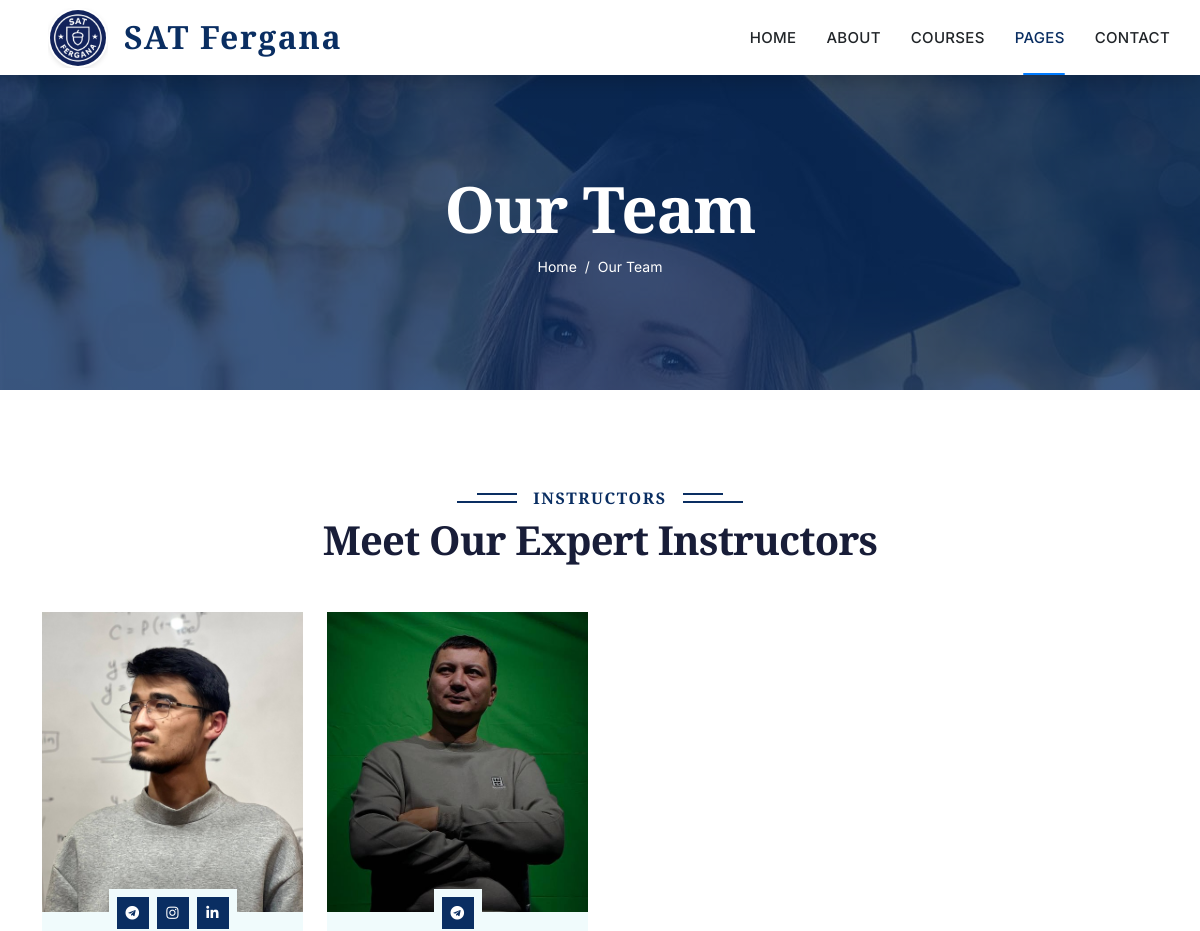
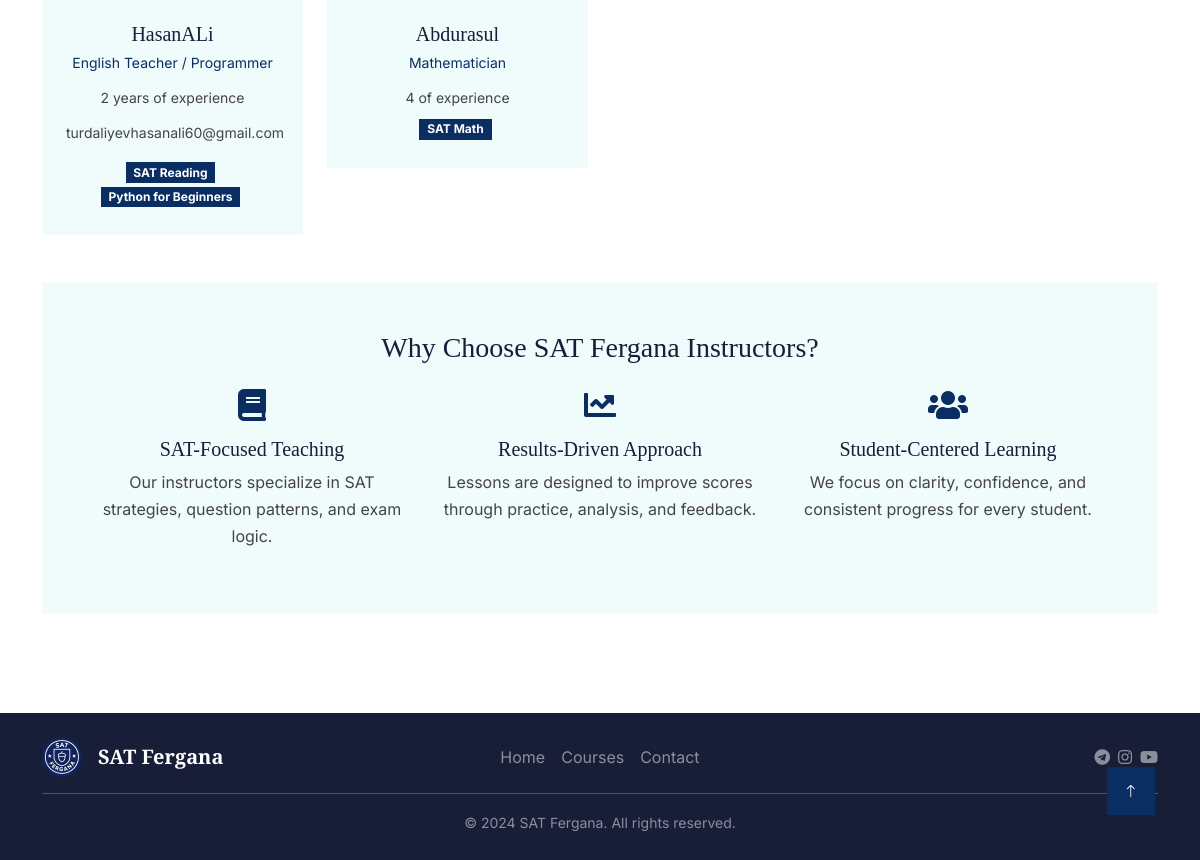
Page /team/ on the committed database (2 pictures, top to bottom).
### elearning_app/models.py (models this page shows, shortened)
class Instructor(models.Model):
    name = models.CharField(max_length=100)
    designation = models.CharField(max_length=100)
    experience = models.CharField(max_length=100, blank=True)
    bio = models.TextField(blank=True)
    profile_picture = models.ImageField(upload_to='instructors/', blank=True, null=True)
    email = models.EmailField(blank=True)
    phone = models.CharField(max_length=20, blank=True)
    telegram = models.URLField(blank=True)
    twitter = models.URLField(blank=True)
    instagram = models.URLField(blank=True)
    linkedin = models.URLField(blank=True)
    is_featured = models.BooleanField(default=False)
    display_order = models.IntegerField(default=0, help_text="Lower numbers appear first")
    created_at = models.DateTimeField(auto_now_add=True)
    class Meta:
        ordering = ['display_order', 'name']

class Course(models.Model):
    LEVEL_CHOICES = [
        ('beginner', 'Beginner'),
        ('intermediate', 'Intermediate'),
        ('advanced', 'Advanced'),
        ('all', 'All Levels'),
    ]
    STATUS_CHOICES = [
        ('draft', 'Draft'),
        ('published', 'Published'),
        ('archived', 'Archived'),
    ]
    title = models.CharField(max_length=200)
    slug = models.SlugField(unique=True, blank=True)
    short_description = models.CharField(max_length=300)
    full_description = models.TextField()
    category = models.ForeignKey(Category, on_delete=models.SET_NULL, null=True, related_name='courses')
    instructor = models.ForeignKey(Instructor, on_delete=models.SET_NULL, null=True, related_name='courses')
    price = models.DecimalField(max_digits=10, decimal_places=2)
    discount_price = models.DecimalField(max_digits=10, decimal_places=2, blank=True, null=True)
    level = models.CharField(max_length=20, choices=LEVEL_CHOICES, default='beginner')
    duration_hours = models.DecimalField(max_digits=5, decimal_places=1, help_text="Course duration in hours")
    max_students = models.IntegerField(default=30)
    enrolled_students = models.IntegerField(default=0)
    thumbnail = models.ImageField(upload_to='courses/thumbnails/')
    featured_image = models.ImageField(upload_to='courses/featured/', blank=True, null=True)
    rating = models.DecimalField(max_digits=3, decimal_places=2, default=0.0)
    rating_count = models.IntegerField(default=0)
    is_featured = models.BooleanField(default=False)
    is_published = models.BooleanField(default=True)
    status = models.CharField(max_length=20, choices=STATUS_CHOICES, default='published')
    created_at = models.DateTimeField(auto_now_add=True)
    updated_at = models.DateTimeField(auto_now=True)
    published_date = models.DateTimeField(null=True, blank=True)
    class Meta:
        ordering = ['-created_at']

### elearning_app/views.py (the view)
# urls.py: path('team/', views.team, name='team'),
def team(request):
    instructors = Instructor.objects.all().order_by('display_order')
    total_courses = sum(len(instructor.courses.all()) for instructor in instructors)
    context = {
        'instructors': instructors,
        'title': 'Our Team - SAT Fergana',
        'total_courses': total_courses,
    }
    return render(request, 'team.html', context)

### elearning_app/templates/team.html (shortened to what this page needs)
{% extends 'base.html' %}
{% load static %}
{% block page_header %}
<div class="container-fluid bg-primary py-5 mb-5 page-header">
    <div class="container py-5">
        <div class="row justify-content-center">
            <div class="col-lg-10 text-center">
                <h1 class="display-3 text-white animated slideInDown">Our Team</h1>
                <nav aria-label="breadcrumb">
                    <ol class="breadcrumb justify-content-center">
                        <li class="breadcrumb-item"><a class="text-white" href="{% url 'home' %}">Home</a></li>
                        <li class="breadcrumb-item text-white active" aria-current="page">Our Team</li>
                    </ol>
                </nav>
            </div>
        </div>
    </div>
</div>
{% endblock %}
{% block content %}
<div class="container-xxl py-5">
    <div class="container">
        <div class="text-center wow fadeInUp" data-wow-delay="0.1s">
            <h6 class="section-title bg-white text-center text-primary px-3">Instructors</h6>
            <h1 class="mb-5">Meet Our Expert Instructors</h1>
        </div>
        <div class="row g-4">
            {% for instructor in instructors %}
            <div class="col-lg-3 col-md-6 wow fadeInUp" data-wow-delay="0.{{ forloop.counter }}s">
                <div class="team-item bg-light">
                    <div class="overflow-hidden" style="height: 300px;">
                        {% if instructor.profile_picture %}
                        <img class="img-fluid w-100 h-100" src="{{ instructor.profile_picture.url }}" alt="{{ instructor.name }}" style="object-fit: cover;">
                        {% else %}
                        <img class="img-fluid w-100 h-100" src="{% static 'img/team-'|add:forloop.counter0|add:'1.jpg' %}" alt="{{ instructor.name }}" style="object-fit: cover;">
                        {% endif %}
                    </div>
                    <div class="position-relative d-flex justify-content-center" style="margin-top: -23px;">
                        <div class="bg-light d-flex justify-content-center pt-2 px-1">
                            {% if instructor.telegram %}
                            <a class="btn btn-sm-square btn-primary mx-1" href="{{ instructor.telegram }}" target="_blank">
                                <i class="fab fa-telegram"></i>
                            </a>
                            {% endif %}
                            {% if instructor.instagram %}
                            <a class="btn btn-sm-square btn-primary mx-1" href="{{ instructor.instagram }}" target="_blank">
                                <i class="fab fa-instagram"></i>
                            </a>
                            {% endif %}
                            {% if instructor.linkedin %}
                            <a class="btn btn-sm-square btn-primary mx-1" href="{{ instructor.linkedin }}" target="_blank">
                                <i class="fab fa-linkedin-in"></i>
                            </a>
                            {% endif %}
                        </div>
                    </div>
                    <div class="text-center p-4">
                        <h5 class="mb-1">{{ instructor.name }}</h5>
                        <small class="text-primary">{{ instructor.designation }}</small>
                        {% if instructor.experience %}
                        <p class="mb-2 mt-2"><small>{{ instructor.experience }} of experience</small></p>
                        {% endif %}
                        {% if instructor.email %}
                        <p class="mb-3"><small>{{ instructor.email }}</small></p>
                        {% endif %}
                        {% if instructor.courses.all %}
                        <div class="mt-2">
                            <div class="d-flex flex-wrap justify-content-center">
                                {% for course in instructor.courses.all|slice:":3" %}
                                <span class="badge bg-primary mb-1 me-1">{{ course.title|truncatechars:20 }}</span>
                                {% endfor %}
                            </div>
                        </div>
                        {% endif %}
                    </div>
                </div>
            </div>
            {% endfor %}
        </div>
        <div class="row mt-5">
            <div class="col-lg-12">
                <div class="bg-light p-5 rounded">
                    <h3 class="mb-4 text-center">Why Choose SAT Fergana Instructors?</h3>
                    <div class="row g-4">
                        <div class="col-md-4">
                            <div class="text-center">
                                <i class="fa fa-book fa-2x text-primary mb-3"></i>
                                <h5>SAT-Focused Teaching</h5>
                                <p>Our instructors specialize in SAT strategies, question patterns, and exam logic.</p>
                            </div>
                        </div>
                        <div class="col-md-4">
                            <div class="text-center">
                                <i class="fa fa-chart-line fa-2x text-primary mb-3"></i>
                                <h5>Results-Driven Approach</h5>
                                <p>Lessons are designed to improve scores through practice, analysis, and feedback.</p>
                            </div>
                        </div>
                        <div class="col-md-4">
                            <div class="text-center">
                                <i class="fa fa-users fa-2x text-primary mb-3"></i>
                                <h5>Student-Centered Learning</h5>
                                <p>We focus on clarity, confidence, and consistent progress for every student.</p>
                            </div>
                        </div>
                    </div>
                </div>
            </div>
        </div>
    </div>
</div>
{% endblock %}

### static/css/style.css (style rules this page uses)
:root { --primary: #0A2E62; --light: #F0FBFC; --dark: #181d38; }
.btn { font-family: 'Nunito', sans-serif; font-weight: 600; transition: .5s; }
.btn.btn-primary, .btn.btn-secondary { color: #FFFFFF; }
.btn-sm-square { width: 32px; height: 32px; }
.btn-square, .btn-sm-square, .btn-lg-square { padding: 0; display: flex; align-items: center; justify-content: center; font-weight: normal; border-radius: 0px; }
.page-header { background: linear-gradient(rgba(10, 46, 98, .7), rgba(10, 46, 98, .7)), url(../img/carousel-1.jpg); background-position: center center; background-repeat: no-repeat; background-size: cover; }
.breadcrumb-item + .breadcrumb-item::before { color: var(--light); }
.section-title { position: relative; display: inline-block; text-transform: uppercase; }
.section-title::before { position: absolute; content: ""; width: calc(100% + 80px); height: 2px; top: 4px; left: -40px; background: var(--primary); z-index: -1; }
.section-title::after { position: absolute; content: ""; width: calc(100% + 120px); height: 2px; bottom: 5px; left: -60px; background: var(--primary); z-index: -1; }
.team-item img { transition: .5s; }
body { overflow-x: hidden; }
.btn-primary { background-color: #0A2E62; border-color: #0A2E62; }
.text-primary { color: #0A2E62 !important; }
.bg-primary { background-color: #0A2E62 !important; }
a { color: #0A2E62; }

### static/css/custom.css (style rules this page uses)
:root { --primary: #0A2E62; --primary-dark: #082147; --primary-light: #0d3a7c; --secondary: #F97316; --light: #f8f9fa; --dark: #212529; }
.text-primary { color: #0A2E62 !important; }
.bg-primary { background-color: #0A2E62 !important; }
.btn-primary { background-color: #0A2E62; border-color: #0A2E62; }
.page-header { background: linear-gradient(rgba(10, 46, 98, 0.8), rgba(10, 46, 98, 0.8)), url('/static/img/carousel-1.jpg') !important; }
.section-title { color: #0A2E62; }
.section-title::after { background-color: #0A2E62; }
.team-item .btn-primary { background-color: #0A2E62; border-color: #0A2E62; }
a { color: #0A2E62; }
:root { --font-heading: 'Cormorant Garamond', 'Times New Roman', Times, serif; --font-subheading: 'Playfair Display', 'Times New Roman', Times, serif; --font-body: 'Inter', -apple-system, BlinkMacSystemFont, 'Segoe UI', Roboto, sans-serif; --font-nav: 'Inter', system-ui, sans-serif; --text-xs: 0.75rem; --text-sm: 0.875rem; --text-base: 1rem; --text-lg: 1.125rem; --text-xl: 1.25rem; --text-2xl: 1.5rem; --text-3xl: 1.875rem; --text-4xl: 2.25rem; --text-5xl: 3rem; }
h1, .display-1, .display-2, .display-3, .page-header h1, .page-header .display-3 { font-family: var(--font-heading); font-weight: 600; letter-spacing: -0.02em; line-height: 1.2; }
h2, .section-title, .display-4 { font-family: var(--font-heading); font-weight: 500; letter-spacing: -0.01em; }
h3, h4, h5, h6, .card-title, .course-item h5, .team-item h5 { font-family: var(--font-subheading); font-weight: 500; }
.section-title.bg-white { font-family: var(--font-heading); font-weight: 600; letter-spacing: 0.1em; text-transform: uppercase; }
body { font-family: var(--font-body); font-weight: 400; line-height: 1.6; color: #333; }
p, .lead, .testimonial-text p, .service-item p { font-family: var(--font-body); font-weight: 400; line-height: 1.7; color: #444; }
li, .list-unstyled li { font-family: var(--font-body); }
.btn, .btn-primary, .btn-outline-light { font-family: var(--font-nav); font-weight: 600; letter-spacing: 0.03em; text-transform: uppercase; font-size: var(--text-sm); }
.breadcrumb, .breadcrumb-item, .breadcrumb-item a { font-family: var(--font-body); font-size: var(--text-sm); }

### rows in the picture
Instructor: profile_picture (picture), name "HasanALi", designation "English Teacher / Programmer", experience "2 years", email "turdaliyevhasanali60@gmail.com"
Course: title "SAT Reading"
Course: title "Python for Beginners"
Instructor: profile_picture (picture), name "Abdurasul", designation "Mathematician", experience "4"
Course: title "SAT Math"
